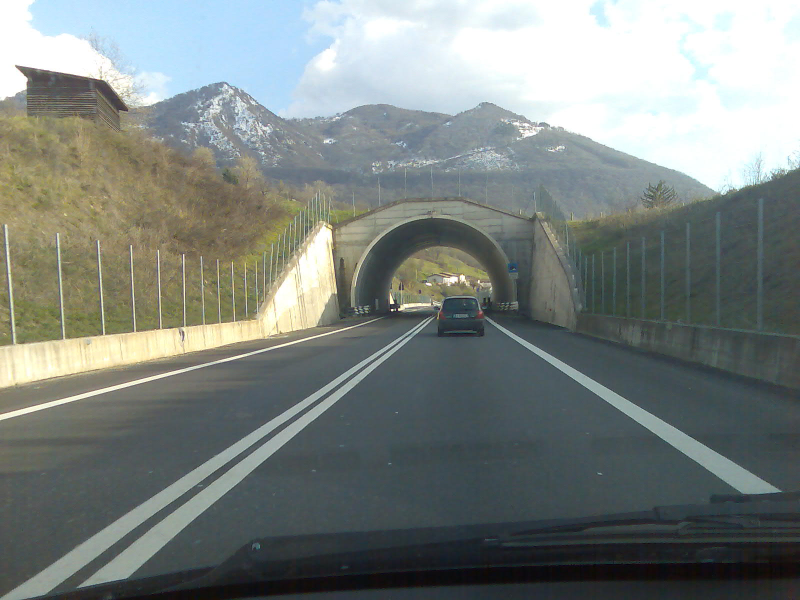
#> input picture Homework_4/data/dashcam.jpg, 1600 x 1200 px (shown at 1/2 size)
$ jupyter execute Homework.ipynb
#> lines starting #> are read from the running program, lines starting #| are printed output that depends on the picture; after the words box and inside, x2 and y2 are one past the last pixel; in counts of white or black regions, pixels touching at a corner belong together
### Homework_4/showlist.py
import matplotlib.pyplot as plt
import numpy as np

def img_is_color(img):

    if len(img.shape) == 3:
        # Check the color channels to see if they're all the same.
        c1, c2, c3 = img[:, : , 0], img[:, :, 1], img[:, :, 2]
        if (c1 == c2).all() and (c2 == c3).all():
            return True

    return False

def show_image_list(list_images, list_titles=None, list_cmaps=None, grid=True, num_cols=2, figsize=(20, 10), title_fontsize=30):
    '''
    Shows a grid of images, where each image is a Numpy array. The images can be either
    RGB or grayscale.

    Parameters:
    ----------
    images: list
        List of the images to be displayed.
    list_titles: list or None
        Optional list of titles to be shown for each image.
    list_cmaps: list or None
        Optional list of cmap values for each image. If None, then cmap will be
        automatically inferred.
    grid: boolean
        If True, show a grid over each image
    num_cols: int
        Number of columns to show.
    figsize: tuple of width, height
        Value to be passed to pyplot.figure()
    title_fontsize: int
        Value to be passed to set_title().
    '''

    assert isinstance(list_images, list)
    assert len(list_images) > 0
    assert isinstance(list_images[0], np.ndarray)

    if list_titles is not None:
        assert isinstance(list_titles, list)
        assert len(list_images) == len(list_titles), '%d imgs != %d titles' % (len(list_images), len(list_titles))

    if list_cmaps is not None:
        assert isinstance(list_cmaps, list)
        assert len(list_images) == len(list_cmaps), '%d imgs != %d cmaps' % (len(list_images), len(list_cmaps))

    num_images  = len(list_images)
    num_cols    = min(num_images, num_cols)
    num_rows    = int(num_images / num_cols) + (1 if num_images % num_cols != 0 else 0)

    # Create a grid of subplots.
    fig, axes = plt.subplots(num_rows, num_cols, figsize=figsize)

    # Create list of axes for easy iteration.
    if isinstance(axes, np.ndarray):
        list_axes = list(axes.flat)
    else:
        list_axes = [axes]

    for i in range(num_images):

        img    = list_images[i]
        title  = list_titles[i] if list_titles is not None else 'Image %d' % (i)
        cmap   = list_cmaps[i] if list_cmaps is not None else (None if img_is_color(img) else 'gray')

        list_axes[i].imshow(img, cmap=cmap)
        list_axes[i].set_title(title, fontsize=title_fontsize)
        list_axes[i].grid(grid)

    for i in range(num_images, len(list_axes)):
        list_axes[i].set_visible(False)

    fig.tight_layout()
    _ = plt.show()

### Homework_4/drow.py
import cv2
import numpy as np

def draw_lines(img, houghLines, color=[255, 0, 0], thickness=1):
    for line in houghLines:
        rho = line[0]
        theta = line[1]
        a = np.cos(theta)
        b = np.sin(theta)
        x0 = a*rho
        y0 = b*rho
        x1 = int(x0 + 1000*(-b))
        y1 = int(y0 + 1000*(a))
        x2 = int(x0 - 1000*(-b))
        y2 = int(y0 - 1000*(a))

        cv2.line(img, (x1,y1), (x2,y2), color, thickness, cv2.LINE_AA)

### Homework_4/Homework.ipynb
# HOMEWORK 4

For this homework you are going to implement a lane line detector. Lane line detection is crucial for ADAS (Advanced Driver Assistance Systems) systems and, in particular, for LKA (Lane Keep Assist). You will use a [picture](https://en.wikipedia.org/wiki/Lane_departure_warning_system) from a front facing camera (mounted on the car) and will implement the following steps:
* Convert image to gray scale
* Compute edge map
* Apply Hough transform to obtain line parametrizations

[cell 1]
import cv2
import math
import numpy as np
from matplotlib import pyplot as plt
from showlist import show_image_list
from drow import draw_lines
plt.rcParams['figure.figsize'] = [15, 10]

Let's load and show the camera frame.

[cell 2]
img = cv2.imread('data/dashcam.jpg')
#> img is the input picture: shape (1200, 1600, 3); mean B, G, R 127.8, 131.2, 124.1
img = cv2.cvtColor(img, cv2.COLOR_BGR2RGB)
img = cv2.resize(img, None, fx=0.5, fy=0.5)
#> img: shape (600, 800, 3)
plt.imshow(img)

[cell 3]
# Convert image to gray scale
gray = cv2.cvtColor(img, cv2.COLOR_RGB2GRAY)
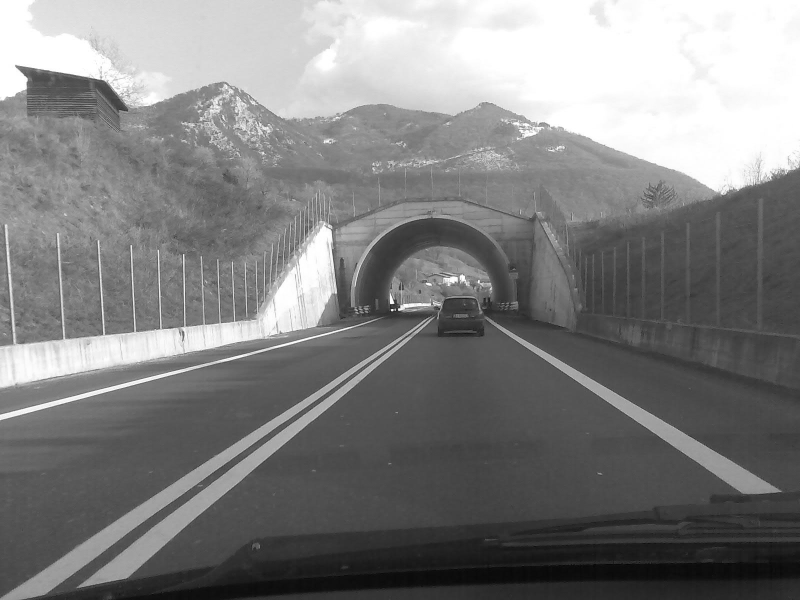
#> gray: shape (600, 800); min 5, max 255, mean 128.8

[cell 4]
# Obtain edge map
# Hint: you can use Canny edge detector with th_low = 100, th_high = 150
edges = cv2.Canny(gray, threshold1 = 100, threshold2 = 150)
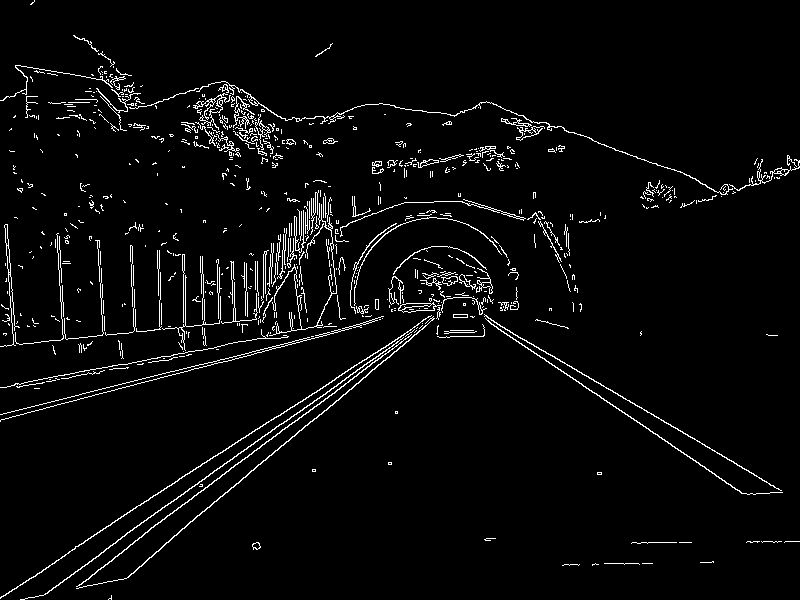
#> edges: shape (600, 800); 3.7% white in thin lines or dots

edges2 = cv2.Canny(gray, threshold1 = 100, threshold2 = 200)
#> edges2: shape (600, 800); 3.3% white in thin lines or dots
# We are only interseted in the road so we will remove everything above the horizon
edges[0:330] = 0
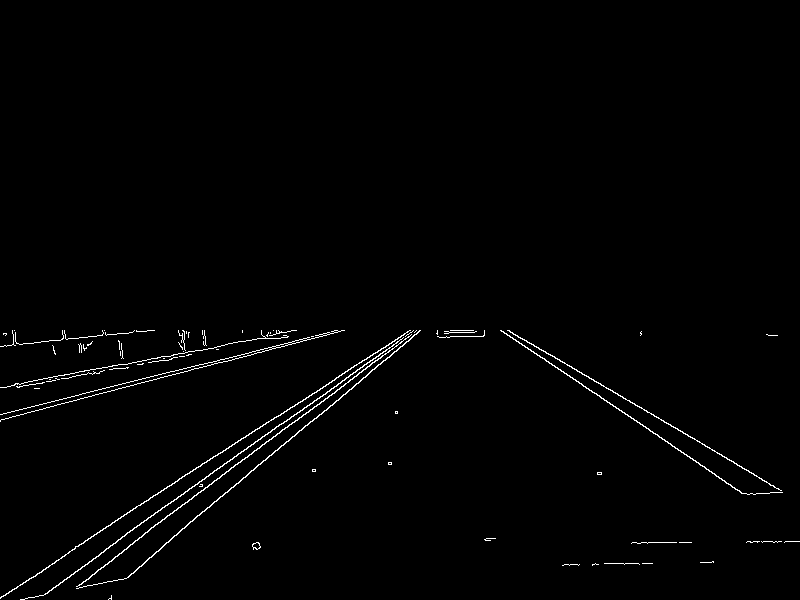
#> edges: shape (600, 800); 1.1% white in thin lines or dots, all inside (x1, y1, x2, y2) = (0, 330, 800, 600)
edges2[0:330] = 0
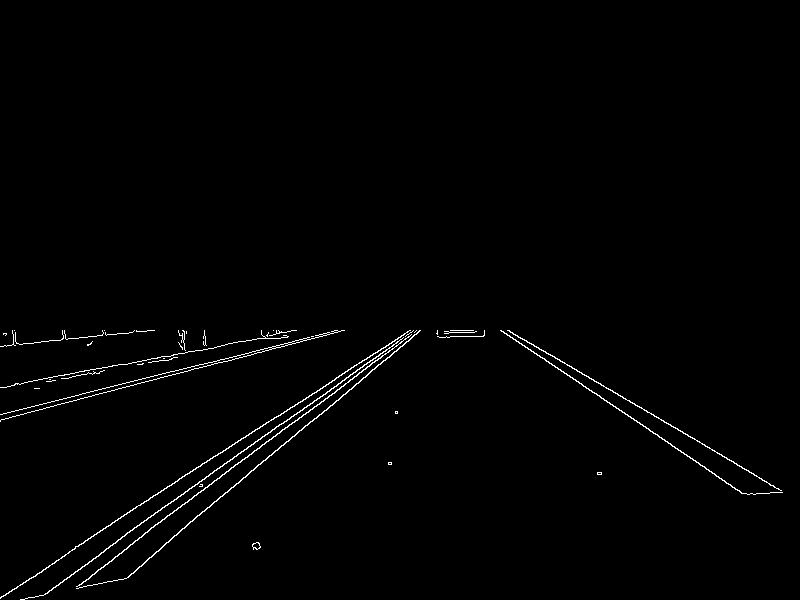
#> edges2: shape (600, 800); 1% white in thin lines or dots, all inside (x1, y1, x2, y2) = (0, 330, 783, 600)

[cell 5]
# Let's plot the images
images = [img, gray, edges, edges2]
lables = ['Original', 'Gray', 'Edge map 100-150', 'Edge map 100-200']

show_image_list(images, lables, grid=False)
#> in show_image_list, `num_images  = len(list_images)`: num_images = 4
#> in show_image_list, `num_cols    = min(num_images, num_cols)`: num_cols = 2
#> in show_image_list, `list_axes = list(axes.flat)`: list_axes = 4 items
#> the loop in show_image_list, `for i in range(num_images): ` made 4 passes
#> pass 1, in img_is_color, `c1, c2, c3 = img[:, : , 0], img[:, :, 1], img[:, :, 2]`:
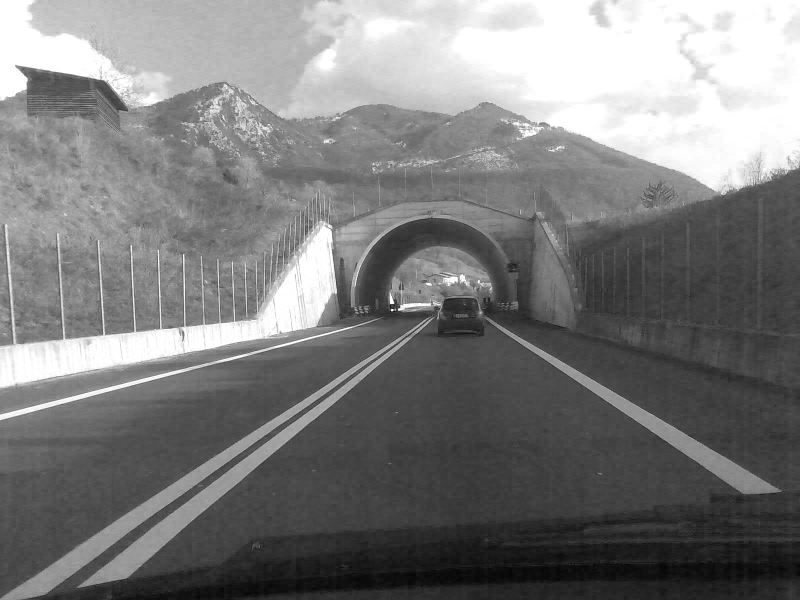
#> c1: shape (600, 800); min 3, max 255, mean 124.3
#> pass 1, in img_is_color, `c1, c2, c3 = img[:, : , 0], img[:, :, 1], img[:, :, 2]`:
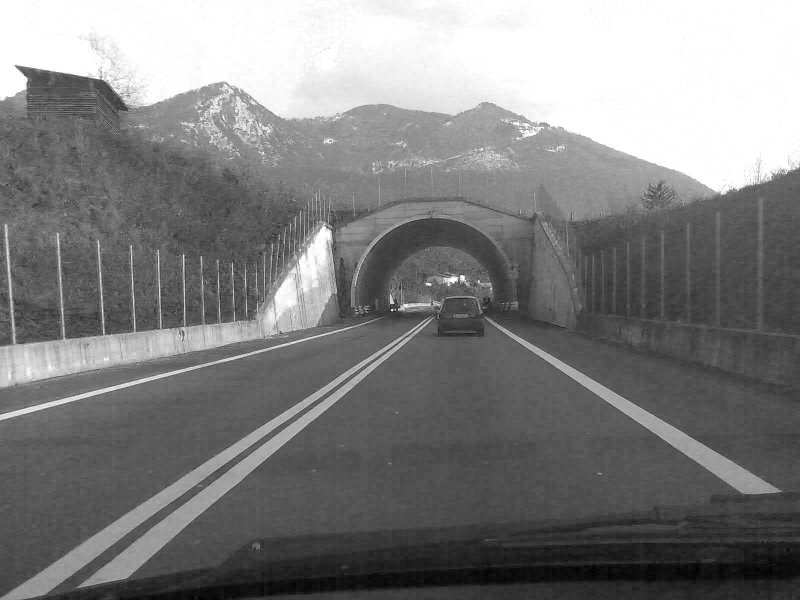
#> c3: shape (600, 800); min 0, max 255, mean 127.9

[cell 6]
# Apply Hough transform to parametrize the lines
# Hint 1: Offset resolution of 2 pixels and slope resolution of 2 degrees work well in this case
# Hint 2: A suitable value for the accumulator threshold is 190
lines = cv2.HoughLines(edges, rho=2, theta=np.deg2rad(2), threshold=200)
#> lines = [[522, 0.873], [402, 1.33], [506, 0.942], [510, 0.908], [-6, 2.16], [32, 2.09], [514, 0.942], [496, 0.977], [500, 1.01]]
# Let's get rid of the unnecessary dimension
lines = lines[:, 0, :]

result_all_lines = np.copy(img)

draw_lines(result_all_lines, lines)
#> the loop in draw_lines, `for line in houghLines:` made 9 passes
#> (rho, theta, a, b, x0, y0, x1, y1) on passes 1 to 9: (522, 0.873, 0.643, 0.766, 335.5, 399.9, -430, 1042), (402, 1.33, 0.242, 0.97, 97.25, 390.1, -873, 631), (506, 0.942, 0.588, 0.809, 297.4, 409.4, -511, 997), (510, 0.908, 0.616, 0.788, 314, 401.9, -474, 1017), (-6, 2.16, -0.559, 0.829, 3.36, -4.97, -825, -564), (32, 2.09, -0.5, 0.866, -16, 27.71, -882, -472), (514, 0.942, 0.588, 0.809, 302.1, 415.8, -506, 1003), (496, 0.977, 0.559, 0.829, 277.4, 411.2, -551, 970), (500, 1.01, 0.53, 0.848, 265, 424, -583, 953)
#> after the loop in draw_lines, `for line in houghLines:`:
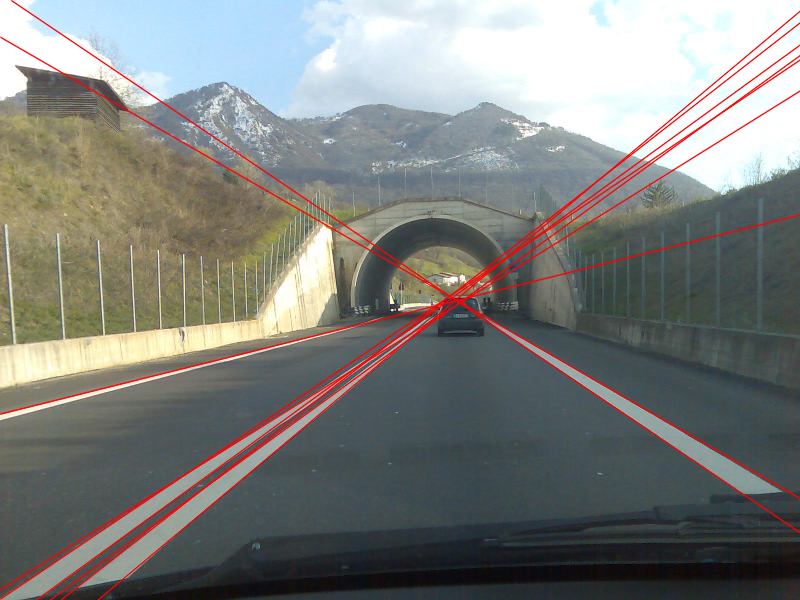
#> img: shape (600, 800, 3); mean R, G, B 126.8, 128.3, 125

show_image_list([edges,result_all_lines],['Edge map','Hough lines'],grid=False)
#> the loop in show_image_list (call 2), `for i in range(num_images): ` made 2 passes
#> cmap on passes 1 to 2: 'gray', 'gray'

[cell 7]
# Plot the resulting Hough lines
result_all_lines = np.copy(img)

draw_lines(result_all_lines, lines)
#> the loop in draw_lines (call 2), `for line in houghLines:` made 9 passes

show_image_list([edges,result_all_lines],['Edge map','Hough lines'],grid=False)

The edge map looks good but the Hough lines are too noisy. Let's clean the Hough lines first by removing all lines that we know cannot represent a lane line. In other words, all lines that are approximately horizontal shall be removed. Remember that horizontal lines correspond to theta = 90 degrees.

[cell 8]
# Filter out all lines that are approximately horizontal (+/- 20 degrees).
from_theta = np.deg2rad(90 - 20)
to_theta = np.deg2rad(90 + 20)

filtered_lines = []
for line in lines:
    # Extract theta for current line (remember Hough works with radians)
    theta = line[1]
    # Keep line if theta is not horizontal
    if theta < from_theta or theta > to_theta :
        filtered_lines.append(line)
#> this loop made 9 passes
#> (line, theta) on passes 1 to 9: ([522, 0.873], 0.873), ([402, 1.33], 1.33), ([506, 0.942], 0.942), ([510, 0.908], 0.908), ([-6, 2.16], 2.16), ([32, 2.09], 2.09), ([514, 0.942], 0.942), ([496, 0.977], 0.977), ([500, 1.01], 1.01)
#> after the loop, filtered_lines = [[522, 0.873], [506, 0.942], [510, 0.908], [-6, 2.16], [32, 2.09], [514, 0.942], [496, 0.977], [500, 1.01]]

[cell 9]
# Let's plot the resulting filtered lines
result_filtered_lines = np.copy(img)

draw_lines(result_filtered_lines, filtered_lines)

show_image_list([result_all_lines, result_filtered_lines], ['Hough lines all', 'Hough lines filtered'], grid=False)

The result is now much better, but still we see some very similar lines. How can we get rid of them?
* Let's apply k-means clustering. It will find the clusters of the 6 we see in the picture lines and use the averages.

[cell 10]
# We will apply k-means clustering to refine the detected lines.
# Don't worry, we will learn about the clustering later in the course :-)
from sklearn.cluster import KMeans
kmeans = KMeans(n_clusters=6).fit(filtered_lines)
kmeans.cluster_centers_
#> Out = [[32, 2.09], [514, 0.942], [-6, 2.16], [498, 0.995], [508, 0.925], [522, 0.873]]

[cell 11]
# Again, let's plot the resulting filtered lines
result_k_means = np.copy(img)

draw_lines(result_k_means, kmeans.cluster_centers_)
#> call 4 of draw_lines, with houghLines = array of shape (6, 2), thickness = 1
#> after the loop in draw_lines (call 4), `for line in houghLines:`:
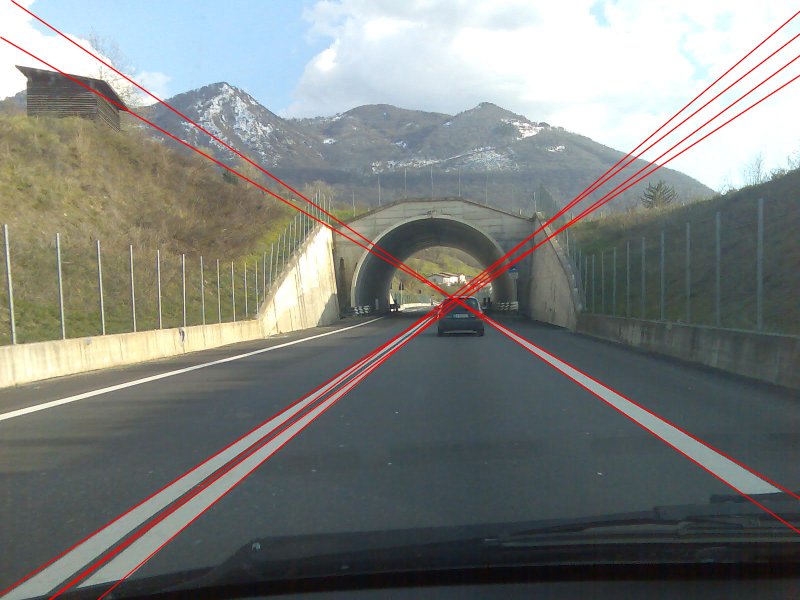
#> img: shape (600, 800, 3); mean R, G, B 126.1, 129.3, 125.9

show_image_list([result_filtered_lines, result_k_means], ['Hough lines filtered by degrees', 'Hough lines filtered by k-means clustering'], grid=False)
#> the loop in show_image_list (call 5), `for i in range(num_images): ` made 2 passes
#> pass 2, in img_is_color (call 12), `c1, c2, c3 = img[:, : , 0], img[:, :, 1], img[:, :, 2]`:
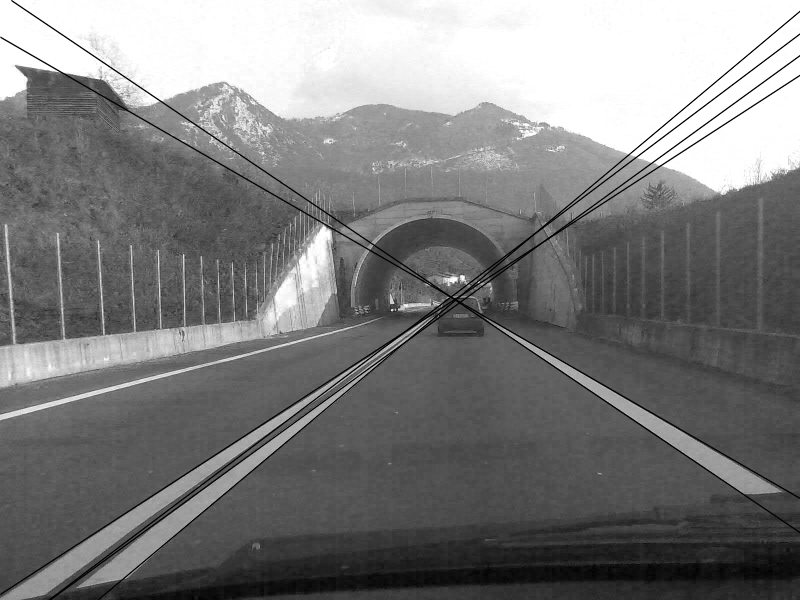
#> c3: shape (600, 800); min 0, max 255, mean 125.9
